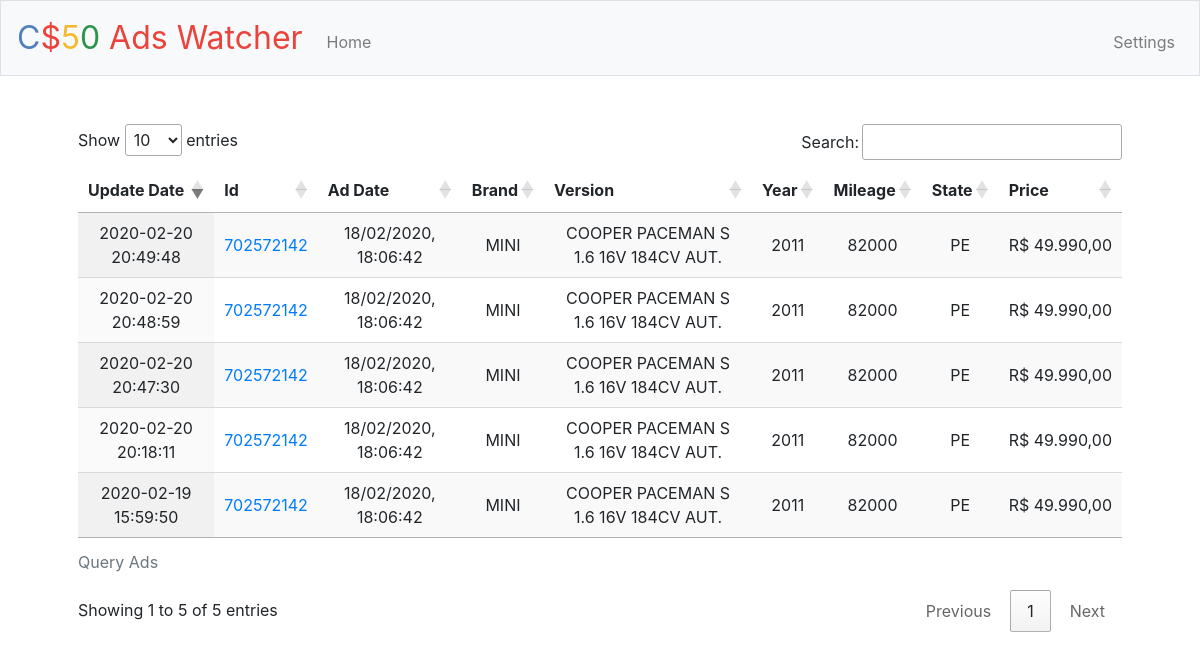
/history?listid=702572142, run on the app's committed database.
### tables this page shows
CREATE TABLE 'database' ('id' integer PRIMARY KEY AUTOINCREMENT NOT NULL,'timestamp' timestamp DEFAULT CURRENT_TIMESTAMP, 'listId' integer, 'brand'varchar(32), 'version' varchar(128), 'regdate' integer, 'mileage' integer,'price' integer, 'adDate' timestamp, 'state' char(2), 'zipcode' char(8),'gearbox' char(16), 'doors' char(8), 'link' varchar(256), 'active' boolean, 'history' boolean);

### application.py (the view)
@app.route("/history")
def history():
    rows = db.execute(
        "SELECT * FROM database WHERE listId = :listid", listid = request.args.get("listid")
        )
    """Show history of transactions"""
    return render_template("index.html", ads=rows)

### application.py (called while the page is built)
@app.after_request
def after_request(response):
    response.headers["Cache-Control"] = "no-cache, no-store, must-revalidate"
    response.headers["Expires"] = 0
    response.headers["Pragma"] = "no-cache"
    return response

### templates/index.html (shortened to what this page needs)
{% extends "layout.html" %}
{% block main %}
<table id = "ads_table" class="display">
    <caption>Query Ads</caption>
    <thead>
        <tr>
            <th>Update Date</th>
            <th>Id</th>
            <th>Ad Date</th>
            <th>Brand</th>
            <th>Version</th>
            <th>Year</th>
            <th>Mileage</th>
            <th>State</th>
            <th>Price</th>
        </tr>
    </thead>
    <tbody>
        {% for row in ads %}
            <tr>
                {% if row["history"] == 0: %}
                    <td>{{ row["timestamp"] }}</td>
                {% endif %}
                <td><a href="{{ row["link"] }}">{{ row["listId"] }}</a></td>
                <td id="{{ row["id"] }}_date"></td>
                <td>{{ row["brand"] }}</td>
                <td>{{ row["version"] }}</td>
                <td>{{ row["regdate"] }}</td>
                <td>{{ row["mileage"] }}</td>
                <td>{{ row["state"] }}</td>
                <td id="{{ row["id"] }}_price"></td>
            </tr>
        {% endfor %}
    </tbody>
</table>
{% endblock %}

### data on the page
database: timestamp "2020-02-19 15:59:50", listId "702572142", brand "MINI", version "COOPER PACEMAN S 1.6 16V 184CV AUT.", regdate "2011", mileage "82000", state "PE"
database: timestamp "2020-02-20 20:18:11", listId "702572142", brand "MINI", version "COOPER PACEMAN S 1.6 16V 184CV AUT.", regdate "2011", mileage "82000", state "PE"
database: timestamp "2020-02-20 20:47:30", listId "702572142", brand "MINI", version "COOPER PACEMAN S 1.6 16V 184CV AUT.", regdate "2011", mileage "82000", state "PE"
database: timestamp "2020-02-20 20:48:59", listId "702572142", brand "MINI", version "COOPER PACEMAN S 1.6 16V 184CV AUT.", regdate "2011", mileage "82000", state "PE"
database: timestamp "2020-02-20 20:49:48", listId "702572142", brand "MINI", version "COOPER PACEMAN S 1.6 16V 184CV AUT.", regdate "2011", mileage "82000", state "PE"
